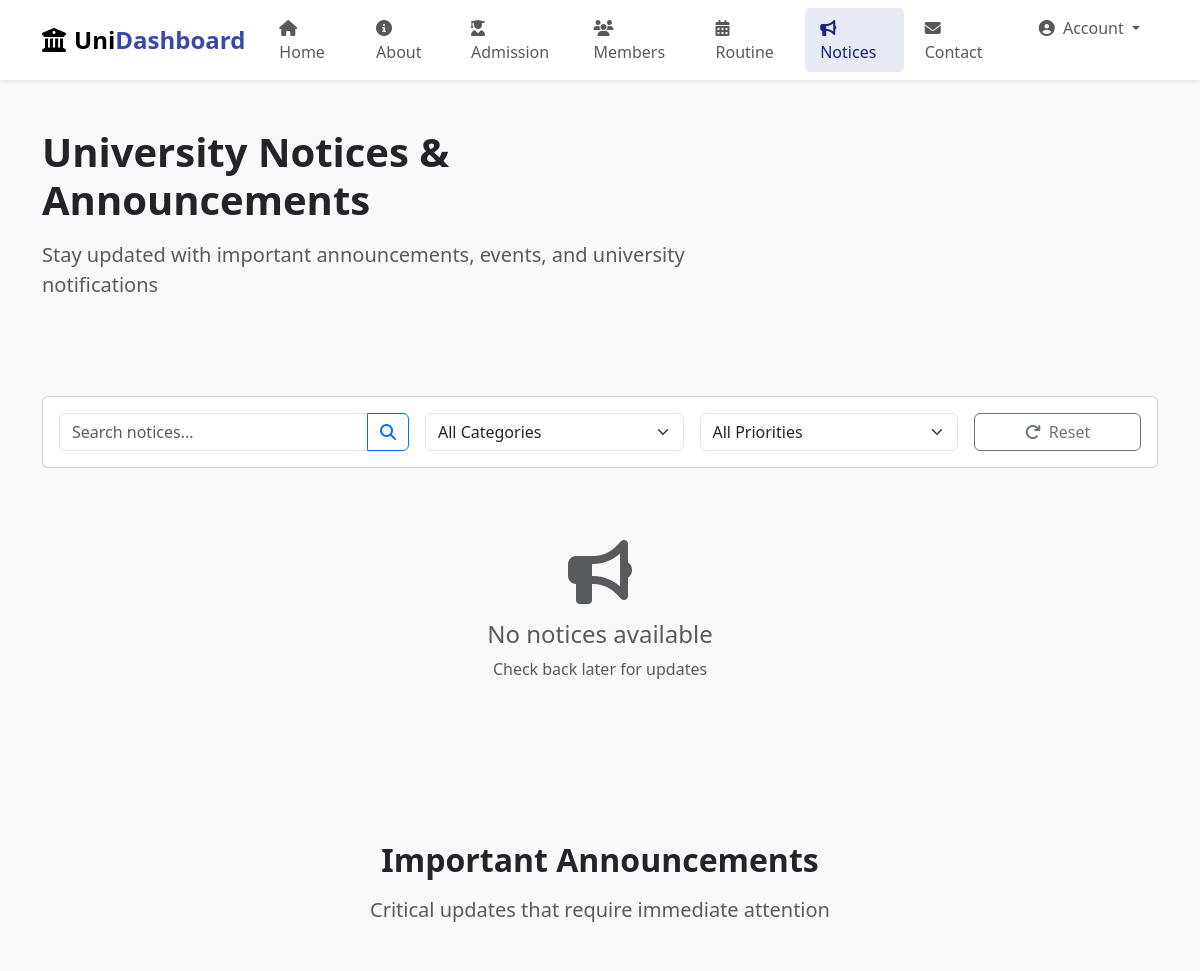
Before: /notice/ (upper part) with the older database file.
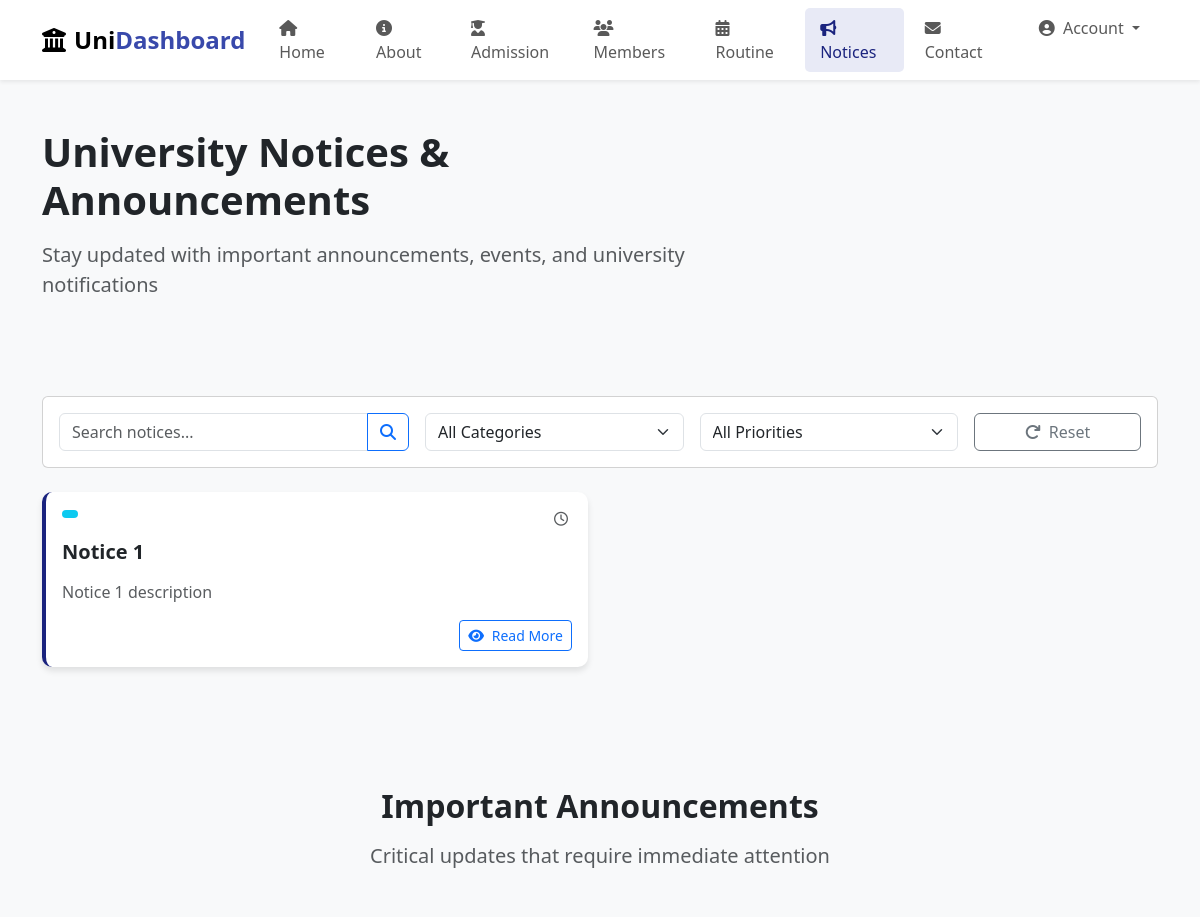
After: the same page with the newer database file.
### notice/models.py (models this page shows, shortened)
class Notice(models.Model):
    title = models.CharField(max_length=200)
    content = models.TextField()
    created_at = models.DateTimeField(auto_now_add=True)
    updated_at = models.DateTimeField(auto_now=True)

### notice/views.py (the view)
# urls.py: path('', views.NoticeListView.as_view(), name='notice_list'),
class NoticeListView(ListView):
    template_name = 'notice/notice_list.html'
    model = Notice
    context_object_name = 'notices'
    def get_context_data(self, **kwargs):
        context = super().get_context_data(**kwargs)
        context['title'] = 'Notices | School Management System'
        context['page'] = 'notice'
        return context

### templates/notice/notice_list.html (shortened to what the changed rows need)
{% extends "components/base.html" %}
{% block content %}
    <section class="py-5 bg-light">
        <div class="container">
            <div class="row align-items-center">
                <div class="col-md-8">
                    <h1 class="fw-bold mb-3">University Notices & Announcements</h1>
                </div>
            </div>
        </div>
    </section>
    <section class="py-5">
        <div class="container">
            <div class="row" id="noticesList">
                {% for notice in notices %}
                <div class="col-lg-6 mb-4" data-category="{{ notice.category }}" data-priority="{{ notice.priority }}">
                    <div class="card dashboard-card notice-card {% if notice.priority == 'high' %}priority-high{% elif notice.priority == 'medium' %}priority-medium{% endif %} h-100">
                        <div class="card-body">
                            <div class="d-flex justify-content-between align-items-start mb-2">
                                <div>
                                    <span class="badge {% if notice.category == 'academic' %}bg-primary{% elif notice.category == 'exam' %}bg-danger{% elif notice.category == 'event' %}bg-success{% elif notice.category == 'holiday' %}bg-warning{% else %}bg-info{% endif %} mb-2">
                                    </span>
                                </div>
                                <small class="text-muted">
                                    <i class="far fa-clock me-1"></i> {{ notice.date_posted|date:"M d, Y" }}
                                </small>
                            </div>
                            <h5 class="card-title fw-bold mb-3">{{ notice.title }}</h5>
                            <p class="card-text text-muted mb-3">{{ notice.content|truncatewords:30 }}</p>
                            <div class="d-flex justify-content-between align-items-center">
                                <div>
                                    <button class="btn btn-outline-primary btn-sm view-notice" data-id="{{ notice.id }}">
                                        <i class="fas fa-eye me-1"></i> Read More
                                    </button>
                                </div>
                            </div>
                        </div>
                    </div>
                </div>
                {% empty %}
                <div class="col-12 text-center py-5">
                    <i class="fas fa-bullhorn fa-4x text-muted mb-3"></i>
                    <h4 class="text-muted">No notices available</h4>
                    <p class="text-muted">Check back later for updates</p>
                </div>
                {% endfor %}
            </div>
        </div>
    </section>
    <section class="py-5 bg-light">
        <div class="container">
            <div class="text-center mb-5">
                <h2 class="fw-bold mb-3">Important Announcements</h2>
            </div>
        </div>
    </section>
{% endblock %}

Changed rows visible on the page:
added Notice: title "Notice 1", content "Notice 1 description"
Other visible differences:
text no longer shown: "No notices available Check back later for updates"
